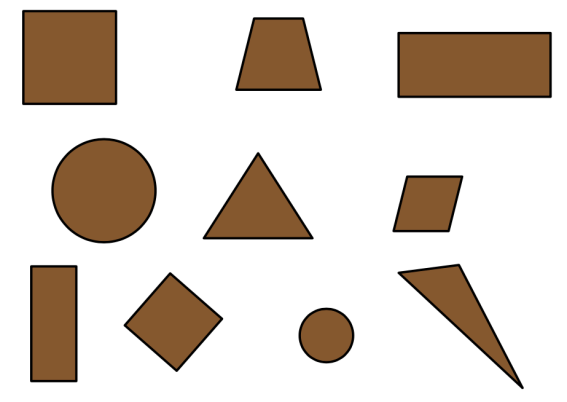
#> input picture resources/shapes.png, 567 x 402 px
$ python shapeDetection.py
#> lines starting #> are read from the running program, lines starting #| are printed output that depends on the picture; after the words box and inside, x2 and y2 are one past the last pixel; in counts of white or black regions, pixels touching at a corner belong together
### utilities.py
import cv2 as cv
import numpy as np

def stackImages(scale,imgArray):
    rows = len(imgArray)
    cols = len(imgArray[0])
    rowsAvailable = isinstance(imgArray[0], list)
    width = imgArray[0][0].shape[1]
    height = imgArray[0][0].shape[0]
    if rowsAvailable:
        for x in range ( 0, rows):
            for y in range(0, cols):
                if imgArray[x][y].shape[:2] == imgArray[0][0].shape [:2]:
                    imgArray[x][y] = cv.resize(imgArray[x][y], (0, 0), None, scale, scale)
                else:
                    imgArray[x][y] = cv.resize(imgArray[x][y], (imgArray[0][0].shape[1], imgArray[0][0].shape[0]), None, scale,scale)
                if len(imgArray[x][y].shape) == 2: imgArray[x][y] = cv.cvtColor(imgArray[x][y], cv.COLOR_GRAY2BGR)
        imageBlank = np.zeros((height, width, 3), np.uint8)
        hor = [imageBlank]*rows
        hor_con = [imageBlank]*rows
        for x in range(0, rows):
            hor[x] = np.hstack(imgArray[x])
        ver = np.vstack(hor)
    else:
        for x in range(0, rows):
            if imgArray[x].shape[:2] == imgArray[0].shape[:2]:
                imgArray[x] = cv.resize(imgArray[x], (0, 0), None, scale, scale)
            else:
                imgArray[x] = cv.resize(imgArray[x], (imgArray[0].shape[1], imgArray[0].shape[0]), None, scale, scale)
            if len(imgArray[x].shape) == 2: imgArray[x] = cv.cvtColor(imgArray[x], cv.COLOR_GRAY2BGR)
        hor = np.hstack(imgArray)
        ver = hor
    return ver

### shapeDetection.py
import cv2 as cv
import numpy as np
import utilities as ut

def getContours(img):
    contours, hierarchy = cv.findContours(img, cv.RETR_EXTERNAL, cv.CHAIN_APPROX_NONE)

    for cnt in contours:
        area = cv.contourArea(cnt)

        if area > 500:

            perimeter = cv.arcLength(cnt, True)
            approx = cv.approxPolyDP(cnt, 0.02*perimeter, True)
            objCor = len(approx)

            ObjType = "None"

            if objCor == 3:
                ObjType = "Triangle"
            elif objCor == 4:
                ObjType = "Rectangle"
            elif objCor > 4:
                ObjType = "Circle"

            cv.drawContours(imgContour, cnt, -1, (255, 0, 255), thickness=3)

            # Draw a Rectangle around all the contours
            x, y, w, h = cv.boundingRect(approx)
            cv.rectangle(imgContour, (x, y), (x+w, y+h), (0, 255, 0), 2)

            cv.putText(imgContour, ObjType,
                       (x+(w//2)-10, y+(h//2)-10), cv.FONT_HERSHEY_COMPLEX, 0.5,
                       (0, 255, 0), 2)


            # print("Perimeter = ", perimeter, "| Area = ", area, "| Approx = ", len(approx))


        else:
            cv.drawContours(imgContour, cnt, -1, (0, 255, 255), thickness=3)


path = "resources/shapes.png"

img = cv.imread(path)
#> img is the input picture: shape (402, 567, 3); mean B, G, R 199.7, 209.2, 219.3
imgContour = np.zeros_like(img)

imgGrey = cv.cvtColor(img, cv.COLOR_BGR2GRAY)
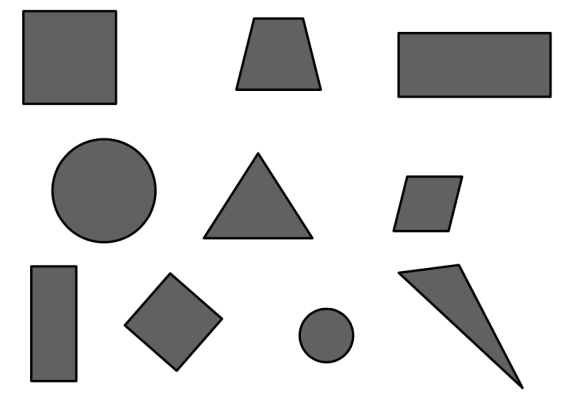
#> imgGrey: shape (402, 567); min 0, max 255, mean 211.2
imgBlur = cv.GaussianBlur(img, (7, 7), 1)
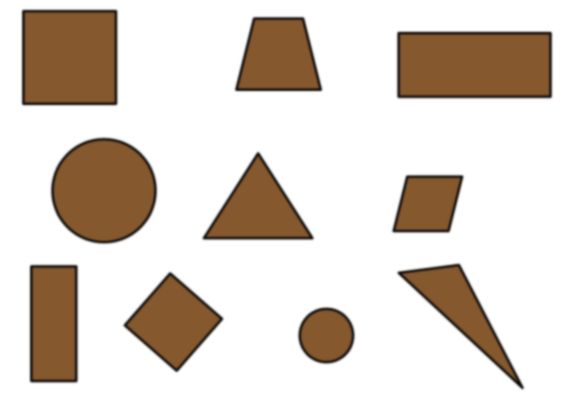
#> imgBlur: shape (402, 567, 3); mean B, G, R 199.7, 209.2, 219.3
imgCanny = cv.Canny(imgBlur, 50, 50)
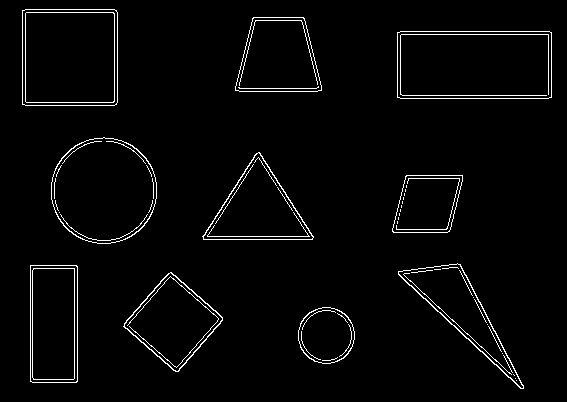
#> imgCanny: shape (402, 567); 2.7% white in thin lines or dots, all inside (x1, y1, x2, y2) = (22, 9, 552, 389)
imgBlank = np.zeros_like(img)

# Get contours
getContours(imgCanny)
#> in getContours, `contours, hierarchy = cv.findContours(img, cv.RETR_EXTERNAL, cv.CHAIN_..`: contours = 10 contours; largest, box (x1, y1, x2, y2) and area: (397, 31, 552, 99) 10309, (22, 9, 118, 106) 9107, (51, 137, 157, 244) 8783, (30, 265, 78, 383) 5496, (123, 272, 223, 372) 5191
#> the loop in getContours, `for cnt in contours:` made 10 passes
#> (area, perimeter, approx, objCor, ObjType, x, y, w) on passes 2, 3, 4, 5, 6, 8, 9: (5191, 290.6, [[170, 272], [123, 326], [178, 371], [222, 317]], 4, 'Rectangle', 123, 272, 100), (5496.5, 326.2, [[30, 265], [30, 381], [76, 382], [77, 266]], 4, 'Rectangle', 30, 265, 48), (4501, 391, [[398, 271], [523, 388], [460, 264]], 3, 'Triangle', 398, 264, 126), (3275.5, 237, [[406, 175], [392, 231], [449, 231], [462, 175]], 4, 'Rectangle', 392, 175, 71), (5058.5, 331, [[313, 236], [259, 152], [202, 236]], 3, 'Triangle', 202, 152, 112), (10309, 439.7, [[397, 32], [397, 97], [551, 97], [549, 31]], 4, 'Rectangle', 397, 31, 155), (5132, 297.7, [[253, 17], [235, 90], [321, 90], [304, 18]], 4, 'Rectangle', 235, 17, 87)
#> (area, perimeter, objCor, ObjType, x, y, w, h) on passes 1, 7: (2476, 186.5, 8, 'Circle', 298, 307, 57, 57), (8783, 350.5, 8, 'Circle', 51, 137, 106, 107)
#> after the loop in getContours, `for cnt in contours:`:
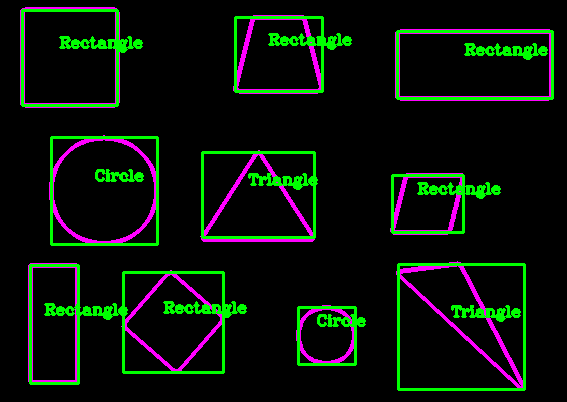
#> imgContour: shape (402, 567, 3); mean of channels 0, 1, 2 9.9, 18.9, 9.9; drawn as B, G, R

# Stack the Images
imgStack = ut.stackImages(2,[[img, imgGrey, imgBlur],
                             [imgCanny, imgContour, imgBlank]])
#> after the loop in stackImages, `for x in range ( 0, rows):`: imgArray = 2 items
#> in stackImages, `ver = np.vstack(hor)`:
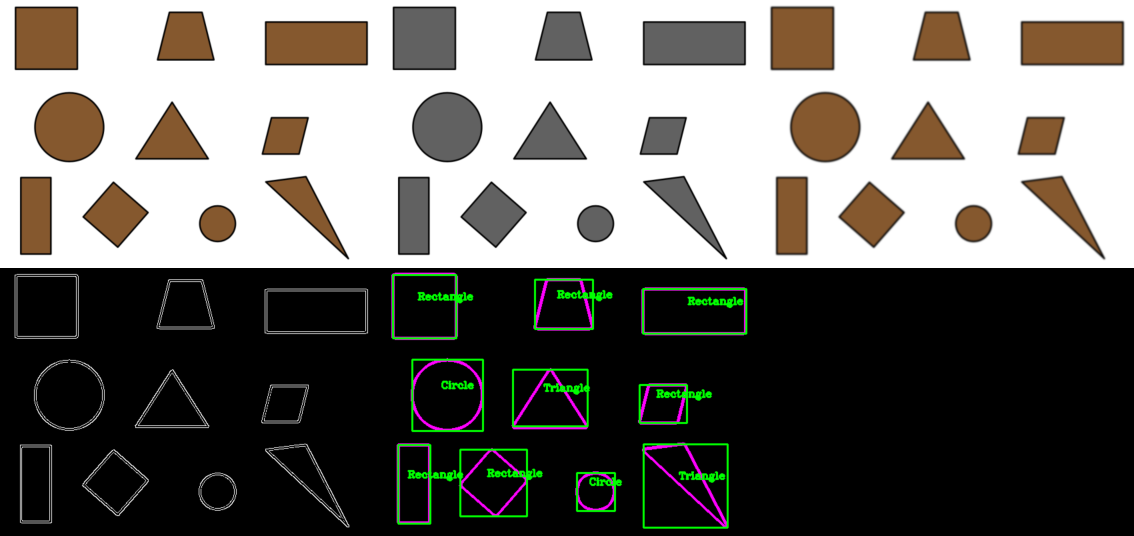
#> ver: shape (1608, 3402, 3) (shown at 1/3 size); mean of channels 0, 1, 2 104.6, 109.2, 111.1; drawn as B, G, R

cv.imshow("Stacked Images", imgStack)

cv.waitKey(0)
